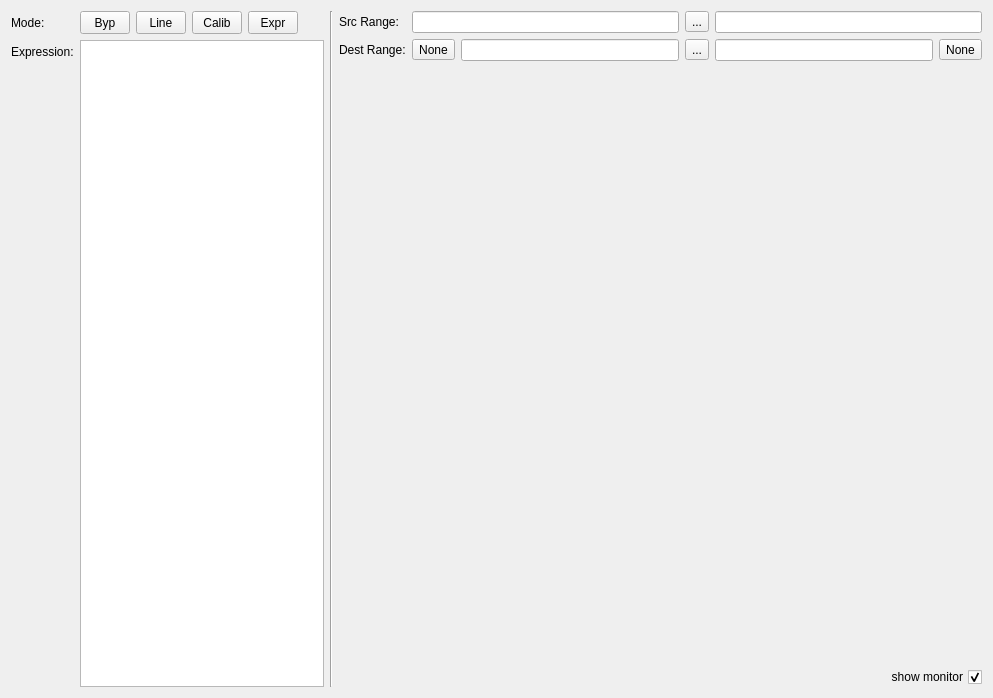
<?xml version="1.0" encoding="UTF-8"?>
<ui version="4.0">
 <class>ConnectionProps2</class>
 <widget class="QWidget" name="ConnectionProps2">
  <property name="geometry">
   <rect>
    <x>0</x>
    <y>0</y>
    <width>993</width>
    <height>698</height>
   </rect>
  </property>
  <property name="windowTitle">
   <string>Form</string>
  </property>
  <layout class="QGridLayout" name="gridLayout_3" columnstretch="1,0,1">
   <item row="0" column="0">
    <layout class="QGridLayout" name="gridLayout" rowstretch="0,0,1" columnstretch="0,0,0,0,0,1">
     <item row="0" column="0">
      <widget class="QLabel" name="modeLabel">
       <property name="text">
        <string>Mode:</string>
       </property>
      </widget>
     </item>
     <item row="0" column="2">
      <widget class="QToolButton" name="modeButtonLinear">
       <property name="sizePolicy">
        <sizepolicy hsizetype="Fixed" vsizetype="Fixed">
         <horstretch>0</horstretch>
         <verstretch>0</verstretch>
        </sizepolicy>
       </property>
       <property name="minimumSize">
        <size>
         <width>50</width>
         <height>23</height>
        </size>
       </property>
       <property name="text">
        <string>Line</string>
       </property>
      </widget>
     </item>
     <item row="1" column="0">
      <widget class="QLabel" name="expressionLabel">
       <property name="sizePolicy">
        <sizepolicy hsizetype="Fixed" vsizetype="Preferred">
         <horstretch>0</horstretch>
         <verstretch>0</verstretch>
        </sizepolicy>
       </property>
       <property name="maximumSize">
        <size>
         <width>16777215</width>
         <height>23</height>
        </size>
       </property>
       <property name="text">
        <string>Expression:</string>
       </property>
      </widget>
     </item>
     <item row="0" column="3">
      <widget class="QToolButton" name="modeButtonCalibrate">
       <property name="sizePolicy">
        <sizepolicy hsizetype="Fixed" vsizetype="Fixed">
         <horstretch>0</horstretch>
         <verstretch>0</verstretch>
        </sizepolicy>
       </property>
       <property name="minimumSize">
        <size>
         <width>50</width>
         <height>23</height>
        </size>
       </property>
       <property name="text">
        <string>Calib</string>
       </property>
      </widget>
     </item>
     <item row="0" column="4">
      <widget class="QToolButton" name="modeButtonExpression">
       <property name="sizePolicy">
        <sizepolicy hsizetype="Fixed" vsizetype="Fixed">
         <horstretch>0</horstretch>
         <verstretch>0</verstretch>
        </sizepolicy>
       </property>
       <property name="minimumSize">
        <size>
         <width>50</width>
         <height>23</height>
        </size>
       </property>
       <property name="text">
        <string>Expr</string>
       </property>
      </widget>
     </item>
     <item row="0" column="1">
      <widget class="QToolButton" name="modeButtonBypass">
       <property name="sizePolicy">
        <sizepolicy hsizetype="Fixed" vsizetype="Fixed">
         <horstretch>0</horstretch>
         <verstretch>0</verstretch>
        </sizepolicy>
       </property>
       <property name="minimumSize">
        <size>
         <width>50</width>
         <height>23</height>
        </size>
       </property>
       <property name="text">
        <string>Byp</string>
       </property>
      </widget>
     </item>
     <item row="2" column="0">
      <spacer name="verticalSpacer">
       <property name="orientation">
        <enum>Qt::Vertical</enum>
       </property>
       <property name="sizeHint" stdset="0">
        <size>
         <width>20</width>
         <height>40</height>
        </size>
       </property>
      </spacer>
     </item>
     <item row="0" column="5">
      <spacer name="horizontalSpacer">
       <property name="orientation">
        <enum>Qt::Horizontal</enum>
       </property>
       <property name="sizeType">
        <enum>QSizePolicy::Fixed</enum>
       </property>
       <property name="sizeHint" stdset="0">
        <size>
         <width>20</width>
         <height>20</height>
        </size>
       </property>
      </spacer>
     </item>
     <item row="1" column="1" rowspan="2" colspan="5">
      <widget class="QPlainTextEdit" name="expressionEdit">
       <property name="sizePolicy">
        <sizepolicy hsizetype="Expanding" vsizetype="Expanding">
         <horstretch>10</horstretch>
         <verstretch>10</verstretch>
        </sizepolicy>
       </property>
       <property name="minimumSize">
        <size>
         <width>0</width>
         <height>20</height>
        </size>
       </property>
       <property name="maximumSize">
        <size>
         <width>16777215</width>
         <height>16777215</height>
        </size>
       </property>
      </widget>
     </item>
    </layout>
   </item>
   <item row="0" column="1">
    <widget class="Line" name="line">
     <property name="orientation">
      <enum>Qt::Vertical</enum>
     </property>
    </widget>
   </item>
   <item row="0" column="2">
    <layout class="QGridLayout" name="gridLayout_2" rowstretch="0,0,1,0" columnstretch="0,0,1,0,1,0">
     <item row="1" column="5">
      <widget class="QToolButton" name="dstBoundaryMax">
       <property name="text">
        <string>None</string>
       </property>
      </widget>
     </item>
     <item row="0" column="1" colspan="2">
      <widget class="QLineEdit" name="srcRangeMin"/>
     </item>
     <item row="1" column="2">
      <widget class="QLineEdit" name="dstRangeMin"/>
     </item>
     <item row="0" column="3">
      <widget class="QToolButton" name="srcRangeSwap">
       <property name="text">
        <string>...</string>
       </property>
       <property name="icon">
        <iconset>
         <normaloff>../../webmapper/images/range_switch.png</normaloff>../../webmapper/images/range_switch.png</iconset>
       </property>
      </widget>
     </item>
     <item row="1" column="4">
      <widget class="QLineEdit" name="dstRangeMax"/>
     </item>
     <item row="1" column="0">
      <widget class="QLabel" name="destRangeLabel">
       <property name="text">
        <string>Dest Range:</string>
       </property>
      </widget>
     </item>
     <item row="1" column="3">
      <widget class="QToolButton" name="dstRangeSwap">
       <property name="text">
        <string>...</string>
       </property>
       <property name="icon">
        <iconset>
         <normaloff>../../webmapper/images/range_switch.png</normaloff>../../webmapper/images/range_switch.png</iconset>
       </property>
      </widget>
     </item>
     <item row="0" column="4" colspan="2">
      <widget class="QLineEdit" name="srcRangeMax"/>
     </item>
     <item row="0" column="0">
      <widget class="QLabel" name="srcRangeLabel">
       <property name="text">
        <string>Src Range:</string>
       </property>
      </widget>
     </item>
     <item row="1" column="1">
      <widget class="QToolButton" name="dstBoundaryMin">
       <property name="text">
        <string>None</string>
       </property>
      </widget>
     </item>
     <item row="3" column="0" colspan="6">
      <widget class="QCheckBox" name="checkBox">
       <property name="layoutDirection">
        <enum>Qt::RightToLeft</enum>
       </property>
       <property name="text">
        <string>show monitor</string>
       </property>
       <property name="checked">
        <bool>true</bool>
       </property>
      </widget>
     </item>
     <item row="2" column="0" colspan="6">
      <spacer name="verticalSpacer_2">
       <property name="orientation">
        <enum>Qt::Vertical</enum>
       </property>
       <property name="sizeHint" stdset="0">
        <size>
         <width>20</width>
         <height>40</height>
        </size>
       </property>
      </spacer>
     </item>
    </layout>
   </item>
  </layout>
 </widget>
 <resources/>
 <connections/>
</ui>
